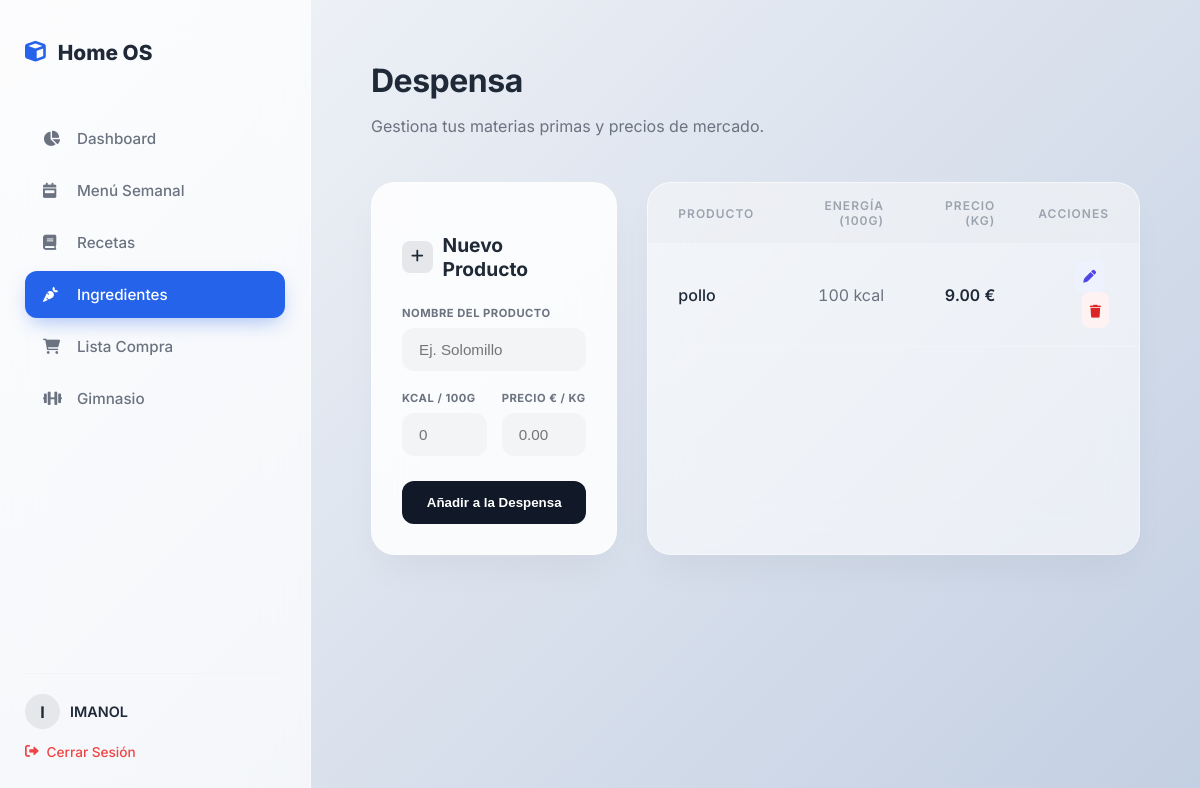
The app's page /ingredients (signed in) with its own data.
### models.py (models this page shows, shortened)
class User(UserMixin, db.Model):
    __tablename__ = 'user'
    id = db.Column(db.Integer, primary_key=True)
    username = db.Column(db.String(50), unique=True, nullable=False)
    email = db.Column(db.String(120), unique=True, nullable=False)
    password_hash = db.Column(db.String(128))
    recetas = db.relationship('Receta', backref='user', lazy=True)
    menus = db.relationship('MenuSemanal', backref='user', lazy=True)
    tareas = db.relationship('TareaLimpieza', backref='user', lazy=True)
    lavadoras = db.relationship('Lavadora', backref='user', lazy=True)
    items_compra = db.relationship('ShoppingItem', backref='user', lazy=True)

class Ingredient(db.Model):
    __tablename__ = 'ingredient'
    id = db.Column(db.Integer, primary_key=True)
    name = db.Column(db.String(100), nullable=False)
    kcal_100g = db.Column(db.Float, nullable=False)
    price_kg = db.Column(db.Float, nullable=False)
    recipes_assoc = db.relationship("RecipeIngredient", back_populates="ingredient", cascade="all, delete-orphan")

### app.py (the view, shortened to what this page needs)
@app.route('/ingredients', methods=['GET', 'POST'])
@login_required
def ingredients_manager():
    all_ingredients = Ingredient.query.order_by(Ingredient.name).all()
    return render_template('ingredients.html', ingredients=all_ingredients)

### app.py (called while the page is built)
@login.user_loader
def load_user(id):
    return User.query.get(int(id))

### templates/ingredients.html (shortened to what this page needs)
{% extends "base.html" %}
{% block content %}
<div style="max-width: 1100px; margin: 0 auto; padding-bottom: 60px;">
    <div style="display: flex; justify-content: space-between; align-items: flex-end; margin-bottom: 30px;">
        <div>
            <h1 style="font-size: 2rem; font-weight: 700; letter-spacing: -0.5px; margin-bottom: 5px;">Despensa</h1>
            <p style="color: var(--text-muted); font-size: 1rem;">Gestiona tus materias primas y precios de mercado.</p>
        </div>
    </div>
    <div style="display: grid; grid-template-columns: 1fr 2fr; gap: 30px;">
        <div class="bento-card" style="height: fit-content; padding: 30px; position: sticky; top: 20px;">
            <h3 style="margin-bottom: 25px; font-size: 1.2rem; display: flex; align-items: center; gap: 10px;">
                <span style="background: #E5E7EB; width: 32px; height: 32px; border-radius: 8px; display: flex; align-items: center; justify-content: center; font-size: 0.9rem;">
                    <i class="fas fa-plus"></i>
                </span>
                Nuevo Producto
            </h3>
            <form method="POST">
                <div style="margin-bottom: 20px;">
                    <label class="label-premium">NOMBRE DEL PRODUCTO</label>
                    <input type="text" name="name" class="modern-input" placeholder="Ej. Solomillo" required autocomplete="off">
                </div>
                <div style="display: grid; grid-template-columns: 1fr 1fr; gap: 15px; margin-bottom: 25px;">
                    <div>
                        <label class="label-premium">KCAL / 100g</label>
                        <div class="input-wrapper">
                            <input type="number" step="0.1" name="kcal" class="modern-input" placeholder="0" required>
                        </div>
                    </div>
                    <div>
                        <label class="label-premium">PRECIO € / KG</label>
                        <div class="input-wrapper">
                            <input type="number" step="0.01" name="price_kg" class="modern-input" placeholder="0.00" required>
                        </div>
                    </div>
                </div>
                <button type="submit" class="btn-black-premium">Añadir a la Despensa</button>
            </form>
        </div>
        <div class="bento-card" style="padding: 0; overflow: hidden; background: rgba(255, 255, 255, 0.6);">
            <div style="overflow-x: auto;">
                <table style="width: 100%; border-collapse: collapse;">
                    <thead>
                        <tr style="background: rgba(0,0,0,0.02); text-align: left;">
                            <th class="th-premium" style="padding-left: 30px;">Producto</th>
                            <th class="th-premium" style="text-align: right;">Energía (100g)</th>
                            <th class="th-premium" style="text-align: right;">Precio (KG)</th>
                            <th class="th-premium" style="text-align: right; padding-right: 30px;">Acciones</th>
                        </tr>
                    </thead>
                    <tbody>
                        {% for ing in ingredients %}
                        <tr class="tr-hover">
                            <td style="padding: 18px 30px; font-weight: 500; color: var(--text-main);">
                                {{ ing.name }}
                            </td>
                            <td style="padding: 18px 20px; text-align: right; color: var(--text-muted); font-feature-settings: 'tnum';">
                                {{ ing.kcal_100g|int }} kcal
                            </td>
                            <td style="padding: 18px 20px; text-align: right; font-weight: 600; color: var(--text-main); font-feature-settings: 'tnum';">
                                {{ "%.2f"|format(ing.price_kg) }} €
                            </td>
                            <td style="padding: 18px 30px; text-align: right;">
                                <button onclick="openEditModal('{{ ing.id }}', '{{ ing.name }}', '{{ ing.kcal_100g }}', '{{ ing.price_kg }}')"
                                        style="border: none; background: #EEF2FF; color: #4F46E5; padding: 8px; border-radius: 8px; cursor: pointer; margin-right: 5px; transition: 0.2s;">
                                    <i class="fas fa-pen" style="font-size: 0.8rem;"></i>
                                </button>
                                <a href="{{ url_for('delete_ingredient', id=ing.id) }}"
                                   onclick="return confirm('¿Seguro que quieres borrar {{ ing.name }}? Se eliminará de las recetas también.')"
                                   style="display: inline-block; background: #FEF2F2; color: #DC2626; padding: 8px; border-radius: 8px; text-decoration: none; transition: 0.2s;">
                                    <i class="fas fa-trash" style="font-size: 0.8rem;"></i>
                                </a>
                            </td>
                        </tr>
                        {% else %}
                        <tr>
                            <td colspan="4" style="padding: 40px; text-align: center; color: var(--text-muted);">
                                No hay ingredientes.
                            </td>
                        </tr>
                        {% endfor %}
                    </tbody>
                </table>
            </div>
        </div>
    </div>
</div>
{% endblock %}

### templates/base.html (shortened to what this page needs)
<!DOCTYPE html>
<html lang="es">
<head>
    <link rel="stylesheet" href="{{ url_for('static', filename='style.css') }}">
    <link rel="stylesheet" href="https://cdnjs.cloudflare.com/ajax/libs/font-awesome/6.0.0-beta3/css/all.min.css">
</head>
<body>
    {% if current_user.is_authenticated %}
    <div class="sidebar">
        <div>
            <div class="brand">
                <i class="fas fa-cube"></i> Home OS
            </div>
            <nav class="nav-links">
                <a href="{{ url_for('dashboard') }}" class="{% if request.endpoint == 'dashboard' %}active{% endif %}">
                    <i class="fas fa-chart-pie" style="width: 20px;"></i>
                    Dashboard
                </a>
                <a href="{{ url_for('menu_semanal_page') }}" class="{% if 'menu' in request.path %}active{% endif %}">
                    <i class="fas fa-calendar-week" style="width: 20px;"></i>
                    Menú Semanal
                </a>
                <a href="{{ url_for('recetas_page') }}" class="{% if 'recetas' in request.path %}active{% endif %}">
    <i class="fas fa-book" style="width: 20px;"></i>
    Recetas
</a>
<a href="{{ url_for('ingredients_manager') }}" class="{% if 'ingredients' in request.path %}active{% endif %}">
    <i class="fas fa-carrot" style="width: 20px;"></i>
    Ingredientes
</a>
<a href="{{ url_for('shopping_list') }}" class="{% if 'shopping_list' in request.path %}active{% endif %}">
    <i class="fas fa-shopping-cart" style="width: 20px;"></i>
    Lista Compra
</a>
<a href="{{ url_for('gym_dashboard') }}" class="{% if 'gym' in request.path %}active{% endif %}">
    <i class="fas fa-dumbbell" style="width: 20px;"></i>
    Gimnasio
</a>
            </nav>
        </div>
        <div style="margin-top: auto; padding-top: 20px; border-top: 1px solid #F3F4F6;">
            <div style="display: flex; align-items: center; gap: 10px; margin-bottom: 15px;">
                <div style="width: 35px; height: 35px; background: #E5E7EB; border-radius: 50%; display: flex; align-items: center; justify-content: center; font-weight: bold; color: var(--text-main);">
                    {{ current_user.username[0]|upper }}
                </div>
                <div style="font-size: 0.9rem; font-weight: 600; color: var(--text-main);">{{ current_user.username }}</div>
            </div>
            <a href="{{ url_for('logout') }}" style="color: #EF4444; text-decoration: none; font-size: 0.85rem; display: flex; align-items: center; gap: 8px; font-weight: 500; transition: opacity 0.2s;">
                <i class="fas fa-sign-out-alt"></i> Cerrar Sesión
            </a>
        </div>
    </div>
    {% endif %}
    <div class="content" style="{% if not current_user.is_authenticated %}margin: 0 auto; max-width: 100%; display: flex; flex-direction: column; justify-content: center;{% endif %}">
        {% block content %}{% endblock %}
    </div>
</body>
</html>

### static/style.css (style rules this page uses)
:root { --bg-gradient: linear-gradient(135deg, #f5f7fa 0%, #c3cfe2 100%); --surface: rgba(255, 255, 255, 0.85); --surface-hover: rgba(255, 255, 255, 0.95); --primary: #2563EB; --primary-dark: #1E40AF; --text-main: #1F2937; --text-muted: #6B7280; --border-color: rgba(255, 255, 255, 0.6); --border-glass: 1px solid rgba(255, 255, 255, 0.5); --radius-card: 24px; --radius-sm: 12px; --shadow-soft: 0 10px 40px -10px rgba(0,0,0,0.08); --shadow-hover: 0 20px 40px -10px rgba(0,0,0,0.12); }
body { background: var(--bg-gradient); background-attachment: fixed; color: var(--text-main); font-family: 'Inter', sans-serif; margin: 0; display: flex; height: 100vh; overflow: hidden; }
.sidebar { width: 260px; background: rgba(255, 255, 255, 0.7); backdrop-filter: blur(20px); -webkit-backdrop-filter: blur(20px); padding: 40px 25px; border-right: var(--border-glass); display: flex; flex-direction: column; justify-content: space-between; z-index: 10; }
.brand { font-size: 1.3rem; font-weight: 800; color: var(--text-main); margin-bottom: 50px; display: flex; align-items: center; gap: 12px; }
.brand i { color: var(--primary); }
.nav-links a { display: flex; align-items: center; gap: 14px; padding: 14px 18px; color: var(--text-muted); text-decoration: none; border-radius: var(--radius-sm); font-weight: 500; transition: all 0.3s cubic-bezier(0.4, 0, 0.2, 1); margin-bottom: 5px; font-size: 0.95rem; }
.nav-links a.active { background: var(--primary); color: white; box-shadow: 0 8px 20px -5px rgba(37, 99, 235, 0.4); }
.content { flex: 1; padding: 40px 60px; overflow-y: auto; position: relative; }
.bento-card { background: var(--surface); backdrop-filter: blur(15px); -webkit-backdrop-filter: blur(15px); border: var(--border-glass); border-radius: var(--radius-card); padding: 30px; box-shadow: var(--shadow-soft); display: flex; flex-direction: column; justify-content: space-between; transition: all 0.3s ease; position: relative; overflow: hidden; }

### templates/ingredients.html (style rules this page uses)
.bento-card { background: rgba(255, 255, 255, 0.85); backdrop-filter: blur(20px); border: 1px solid rgba(255, 255, 255, 0.4); border-radius: 24px; box-shadow: 0 20px 40px -10px rgba(0,0,0,0.05); }
.label-premium { font-size: 0.7rem; font-weight: 700; letter-spacing: 0.5px; text-transform: uppercase; color: #6B7280; margin-bottom: 8px; display: block; }
.modern-input { width: 100%; background: #F3F4F6; border: 1px solid transparent; border-radius: 12px; padding: 12px 16px; font-size: 0.95rem; color: #1F2937; box-sizing: border-box; }
.btn-black-premium { background: #111827; color: white; border: none; padding: 14px; border-radius: 12px; font-weight: 600; cursor: pointer; width: 100%; transition: transform 0.1s; }
.th-premium { font-size: 0.75rem; text-transform: uppercase; letter-spacing: 1px; color: #9CA3AF; font-weight: 600; padding: 15px 20px; }
.tr-hover { border-bottom: 1px solid #F3F4F6; }

### records on screen
User: username "I", username "IMANOL"
Ingredient: name "pollo", kcal_100g "100", price_kg "9.00"
